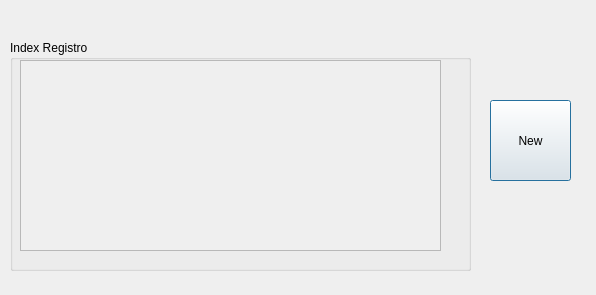
<?xml version="1.0" encoding="UTF-8"?>
<ui version="4.0">
 <class>Index_Registro</class>
 <widget class="QDialog" name="Index_Registro">
  <property name="geometry">
   <rect>
    <x>0</x>
    <y>0</y>
    <width>596</width>
    <height>295</height>
   </rect>
  </property>
  <property name="windowTitle">
   <string>Dialog</string>
  </property>
  <widget class="QGroupBox" name="groupBox">
   <property name="geometry">
    <rect>
     <x>10</x>
     <y>40</y>
     <width>461</width>
     <height>231</height>
    </rect>
   </property>
   <property name="title">
    <string>Index Registro</string>
   </property>
   <widget class="QScrollArea" name="scrollArea">
    <property name="geometry">
     <rect>
      <x>10</x>
      <y>20</y>
      <width>421</width>
      <height>191</height>
     </rect>
    </property>
    <property name="widgetResizable">
     <bool>true</bool>
    </property>
    <widget class="QWidget" name="scrollAreaWidgetContents">
     <property name="geometry">
      <rect>
       <x>0</x>
       <y>0</y>
       <width>419</width>
       <height>189</height>
      </rect>
     </property>
    </widget>
   </widget>
  </widget>
  <widget class="QPushButton" name="new_Registros_Button">
   <property name="geometry">
    <rect>
     <x>490</x>
     <y>100</y>
     <width>81</width>
     <height>81</height>
    </rect>
   </property>
   <property name="text">
    <string>New</string>
   </property>
  </widget>
 </widget>
 <resources/>
 <connections/>
</ui>
